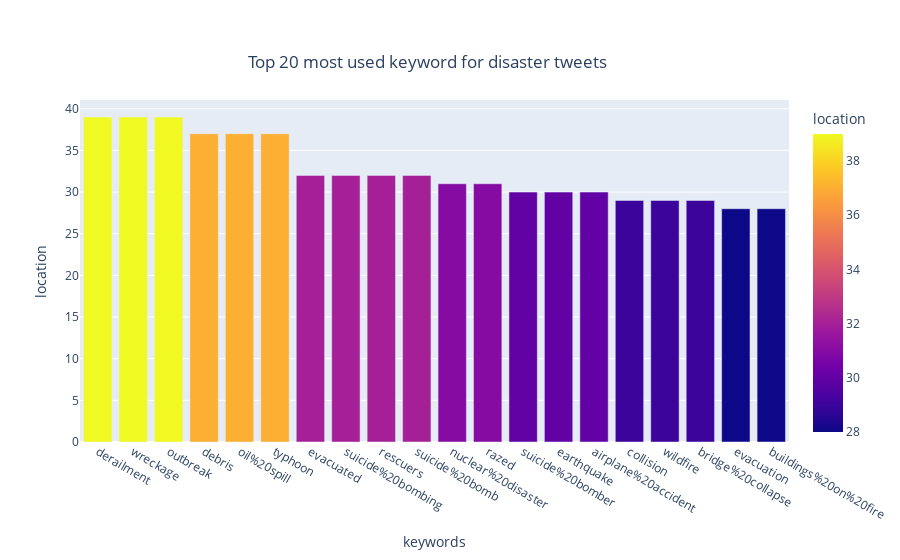

Source (notebook cell):
### Code cell
fig=px.bar(top_20,x="keywords",y="location",color='location',title=\
          "Top 20 most used keyword for disaster tweets")
fig.update_layout(title={"x":0.475,"y":0.9,"xanchor":"center","yanchor":\
                        "top"})
fig.show()

### Figure 1 — Plotly figure (JSON) as saved in the notebook; plotly's stock layout.template omitted (floating-point values rounded to 4 significant figures)
{"data": [{"alignmentgroup": "True", "hovertemplate": "keywords=%{x}<br>location=%{marker.color}<extra></extra>", "legendgroup": "", "marker": {"color": [39, 39, 39, 37, 37, 37, 32, 32, 32, 32, 31, 31, 30, 30, 30, 29, 29, 29, 28, 28], "coloraxis": "coloraxis", "pattern": {"shape": ""}}, "name": "", "offsetgroup": "", "orientation": "v", "showlegend": false, "textposition": "auto", "type": "bar", "x": ["derailment", "wreckage", "outbreak", "debris", "oil%20spill", "typhoon", "evacuated", "suicide%20bombing", "rescuers", "suicide%20bomb", "nuclear%20disaster", "razed", "suicide%20bomber", "earthquake", "airplane%20accident", "collision", "wildfire", "bridge%20collapse", "evacuation", "buildings%20on%20fire"], "xaxis": "x", "y": [39, 39, 39, 37, 37, 37, 32, 32, 32, 32, 31, 31, 30, 30, 30, 29, 29, 29, 28, 28], "yaxis": "y"}], "layout": {"autosize": true, "barmode": "relative", "coloraxis": {"colorbar": {"title": {"text": "location"}}, "colorscale": [[0, "#0d0887"], [0.1111, "#46039f"], [0.2222, "#7201a8"], [0.3333, "#9c179e"], [0.4444, "#bd3786"], [0.5556, "#d8576b"], [0.6667, "#ed7953"], [0.7778, "#fb9f3a"], [0.8889, "#fdca26"], [1, "#f0f921"]]}, "legend": {"tracegroupgap": 0}, "title": {"text": "Top 20 most used keyword for disaster tweets", "x": 0.475, "xanchor": "center", "y": 0.9, "yanchor": "top"}, "xaxis": {"anchor": "y", "autorange": true, "domain": [0, 1], "range": [-0.5, 19.5], "title": {"text": "keywords"}, "type": "category"}, "yaxis": {"anchor": "x", "autorange": true, "domain": [0, 1], "range": [0, 41.05], "title": {"text": "location"}, "type": "linear"}}}
